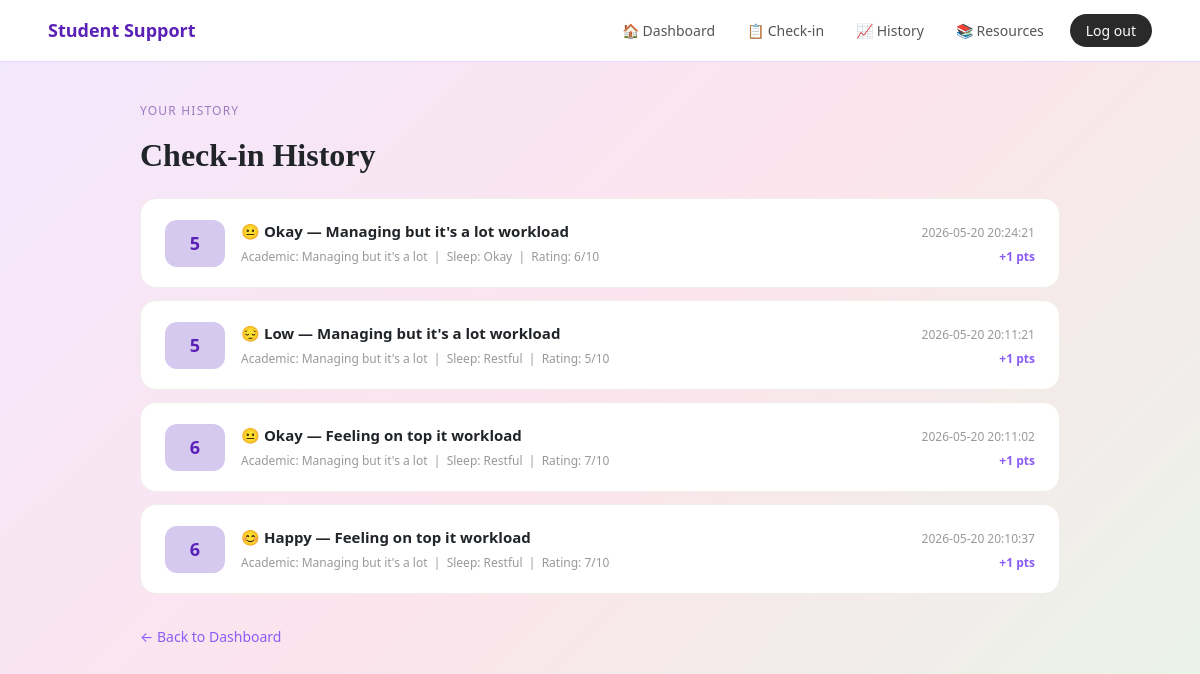
Page /view-checkins (signed in) on the committed database.
### tables this page shows
CREATE TABLE checkins (
            id INTEGER PRIMARY KEY AUTOINCREMENT,
            user_id INTEGER,
            mood TEXT,
            academic TEXT,
            workload TEXT,
            social TEXT,
            financial TEXT,
            sleep TEXT,
            rating INTEGER,
            score INTEGER,
            points_earned INTEGER DEFAULT 0,
            date TIMESTAMP DEFAULT CURRENT_TIMESTAMP,
            FOREIGN KEY (user_id) REFERENCES users(id)
        );

### app.py (the view)
@app.route("/view-checkins")
def view_checkins():
    if "user_id" not in session:
        return redirect(url_for("login"))
    conn = get_db_connection()
    checkins = conn.execute(
        "SELECT * FROM checkins WHERE user_id = ? ORDER BY date DESC",
        (session["user_id"],)
    ).fetchall()
    conn.close()
    return render_template("view_checkins.html", checkins=checkins)

### app.py (called while the page is built)
def get_db_connection():
    conn = sqlite3.connect("wellbeing.db")
    conn.row_factory = sqlite3.Row
    return conn

### templates/view_checkins.html
{% extends "base.html" %}
{% block content %}
<div style="max-width: 960px; margin: 0 auto; padding: 40px 20px;">
    <p style="font-size: 12px; letter-spacing: 0.1em; text-transform: uppercase; color: #9E7ABF;">Your History</p>
    <h1 style="font-family: Georgia, serif; font-size: 32px; font-weight: 600; margin-bottom: 24px;">Check-in History</h1>
    {% if checkins %}
    {% for checkin in checkins %}
    <div style="background: white; border-radius: 16px; padding: 20px 24px; margin-bottom: 12px; display: flex; align-items: center; gap: 16px; border: 1px solid #F0EDE8;">
        <div style="background: #D6C9F0; border-radius: 12px; padding: 10px 16px; font-weight: 700; color: #5B21B6; font-size: 18px; min-width: 60px; text-align: center;">
            {{ checkin.score }}
        </div>
        <div style="flex: 1;">
            <strong style="display: block; font-size: 15px;">
                {% if checkin.mood == 'happy' %}😊
                {% elif checkin.mood == 'okay' %}😐
                {% elif checkin.mood == 'tired' %}😴
                {% elif checkin.mood == 'stressed' %}😟
                {% else %}😔{% endif %}
                {{ checkin.mood | capitalize }} — {{ checkin.workload | capitalize }} workload
            </strong>
            <span style="font-size: 12px; color: #999;">
                Academic: {{ checkin.academic | capitalize }} &nbsp;|&nbsp;
                Sleep: {{ checkin.sleep | capitalize }} &nbsp;|&nbsp;
                Rating: {{ checkin.rating }}/10
            </span>
        </div>
        <div style="text-align: right;">
            <span style="font-size: 12px; color: #999;">{{ checkin.date }}</span><br>
            <span style="font-size: 12px; font-weight: 600; color: #8B5CF6;">+{{ checkin.points_earned }} pts</span>
        </div>
    </div>
    {% endfor %}
    {% else %}
    <div style="text-align: center; padding: 40px; background: white; border-radius: 16px;">
        <p style="color: #aaa;">No check-ins yet — <a href="/checkin" style="color: #8B5CF6;">start your first one!</a></p>
    </div>
    {% endif %}
    <a href="/dashboard" style="display: inline-block; margin-top: 20px; color: #8B5CF6; font-size: 14px; text-decoration: none;">← Back to Dashboard</a>
</div>
{% endblock %}

### templates/base.html (style rules this page uses)
body { background: linear-gradient(135deg, #f3e8ff 0%, #fce4ec 50%, #e8f5e9 100%); min-height: 100vh; }

### rows in the picture
checkins: score "5", mood "Okay", workload "Managing but it's a lot", academic "Managing but it's a lot", sleep "Okay", rating "6", date "2026-05-20 20:24:21", points_earned "1"
checkins: score "5", mood "Low", workload "Managing but it's a lot", academic "Managing but it's a lot", sleep "Restful", rating "5", date "2026-05-20 20:11:21", points_earned "1"
checkins: score "6", mood "Okay", workload "Feeling on top it", academic "Managing but it's a lot", sleep "Restful", rating "7", date "2026-05-20 20:11:02", points_earned "1"
checkins: score "6", mood "Happy", workload "Feeling on top it", academic "Managing but it's a lot", sleep "Restful", rating "7", date "2026-05-20 20:10:37", points_earned "1"
